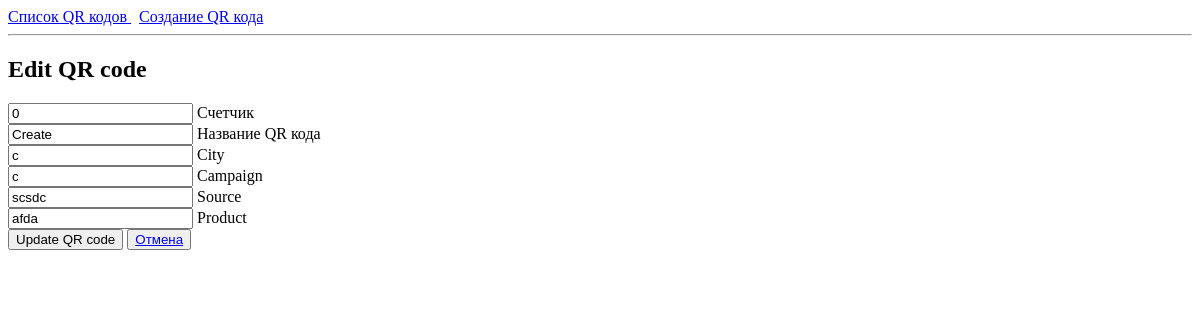
The app's page /qr/create-1574523816/update/, older data.
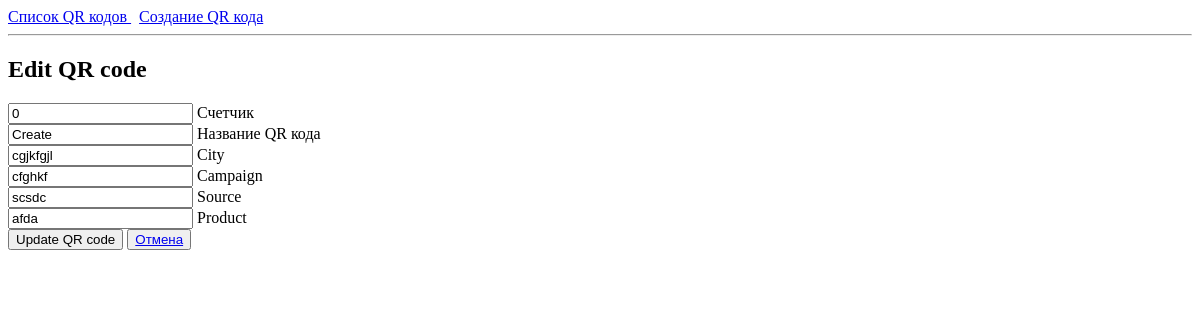
The same page, newer data.
### qr_code/apps/qr_list/models.py (models this page shows, shortened)
class List(models.Model):
	qr_date = models.DateTimeField('дата создания', auto_now_add=True, db_index=True)
	qr_name = models.CharField('Название QR кода', max_length=100, null=False, blank=True, db_index=True)
	qr_city = models.CharField('City', max_length=100, null=False, blank=True, )
	qr_campaign = models.CharField('Campaign', max_length=100, null=False, blank=True, )
	qr_source = models.CharField('Source', max_length=100, null=False, blank=True, )
	qr_product = models.CharField('Product', max_length=100, null=False, blank=True, )
	qr_quantity = models.IntegerField('счетчик', default=0, null=False, blank=True)
	slug = models.SlugField('слаг', unique=True, blank=True)
	class Meta:
		ordering = ('-qr_date',)
	def get_update_url(self):
		return reverse('qr_update_url', kwargs={'slug':self.slug})

### qr_code/apps/qr_list/views.py (the view, shortened to what this page needs)
# urls.py: path('<str:slug>/update/', views.ListUpdate.as_view(), name='qr_update_url'),
class ListUpdate(View):
	def get(self, request, slug):
		detail = List.objects.get(slug__iexact=slug)
		bound_form = ListForm(instance=detail)
		return render(request, 'qr_list/qr_update.html', context={'form':bound_form, 'detail':detail})

### qr_code/apps/qr_list/forms.py (shortened to what this page needs)
class ListForm(forms.ModelForm):
	class Meta:
		model = List
		fields = ['qr_quantity','qr_name', 'qr_city', 'qr_campaign', 'qr_source', 'qr_product',]

### qr_code/templates/qr_list/qr_update.html (shortened to what this page needs)
{% extends 'qr_list/base.html' %}
{% block content %}
	<h2>Edit QR code</h2>
	<form action="{{ detail.get_update_url }}" method="post">
{% for field in form %}
{{ field }}  {{ field.label }} <br>
{% endfor %}
		<button type="submit" >Update QR code</button>
		<button type="submit"><a href={% url 'base_page' %} > Отмена</a></button>
	</form>
{% endblock %}

Row changes from the older to the newer data that the page shows:
changed List "Create": qr_city "c" → "cgjkfgjl"; qr_campaign "c" → "cfghkf"
